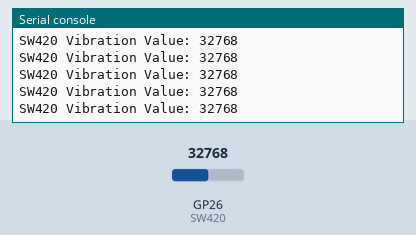
This program was run on a simulated Raspberry Pi Pico running MicroPython. Parts: the last lines printed to the serial console. The inputs (shaded band) are chosen by the test bench; at power-on: GP26 (SW420) = 32768 (analog values on the 0–65535 scale).

Above: at 1.2 s.
1.3 s: GP26 (SW420) set to 45874
At 1.56 s:
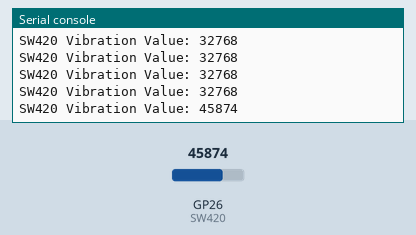
2.8 s: GP26 (SW420) set to 57670
At 2.96 s:
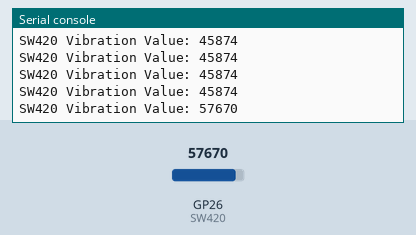
Timing chart, 0 to 5.8 s (numbered marks = the images above; inputs shaded):
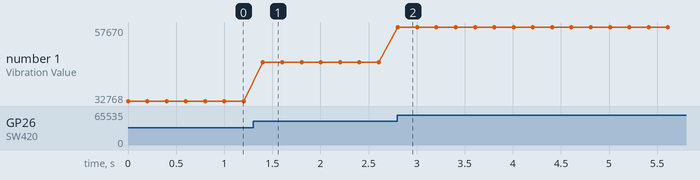

Measured:
- after the input at 1.3 s, the serial console: prints a new line after 0.10 s (image 1)
- after the input at 2.8 s, the serial console: prints a new line at once (image 2)
- plotted number 1: 32768 → 45874 after the input at 1.3 s, 45874 → 57670 after the input at 2.8 s

The program:

SW420_Vibration_Sensor_Analog.py
```python
import machine
from machine import ADC
import time

SW420 = ADC(0)

while True:
    adc_value = SW420.read_u16()  # 0 - 65535
    print('SW420 Vibration Value:',adc_value)
    time.sleep(0.2)
```
